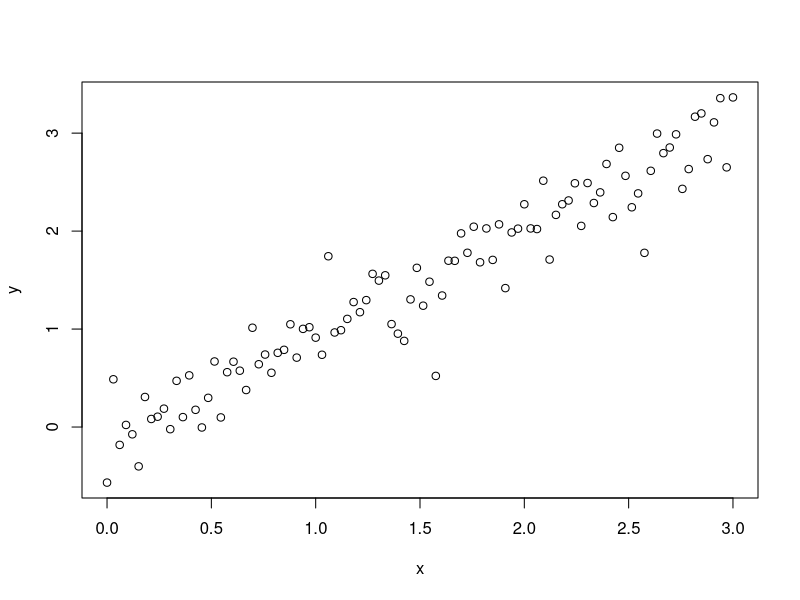

Write the R code that produced this figure.

set.seed(20260325)

alpha <- 0.05   ## confidence level for 
n <- 100
int <- 0 ## shouldn't matter for now
slope <- 0.97
sd <- 0.3
x <- seq(0, 3, length.out = n)
y <- rnorm(n, mean = int + slope*x, sd = sd)
dd <- data.frame(x, y)
plot(y ~ x, data = dd)

m <- lm(y ~ x, data = dd)
## Lakens says symmetric TOST
##   is equivalent to checking bounds of CI at level (1-2*alpha)
## (90% CI for a TOST at alpha = 0.05)
confint(m, level = 1-2*alpha)["x",]
## this should just fail the equivalence test because the upper bound
## is beyond the bounds we set below

## set equivalence bounds (within 10% of true slope = 1)
bounds <- c(0.9, 1.1)

## test
sumtab <- coef(summary(m))["x",]
est_slope <- sumtab[["Estimate"]]
slope_se <- sumtab[["Std. Error"]]
slope_df <- df.residual(m)

## one sided test of est_slope < lower_bound
p1 <- pt((est_slope - bounds[1])/slope_se, df = slope_df,
         lower.tail = FALSE)
p2 <- pt((bounds[2] - est_slope)/slope_se, df = slope_df,
         lower.tail = FALSE)

## whether we can reject H0 of equivalence
p1 < alpha && p2 < alpha
